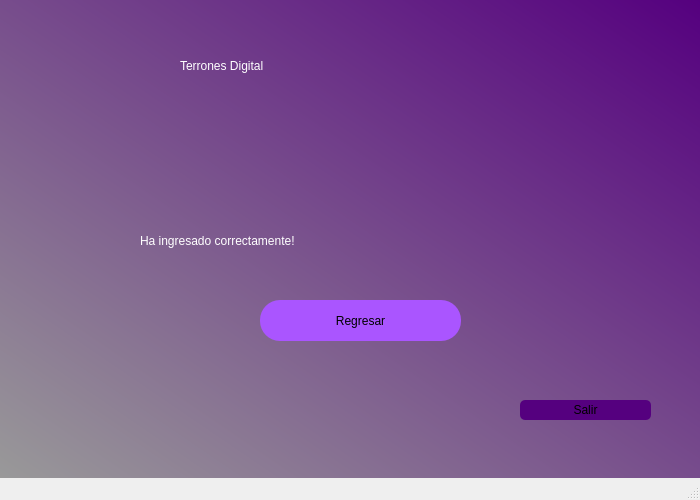
<?xml version="1.0" encoding="UTF-8"?>
<ui version="4.0">
 <class>MainWindow</class>
 <widget class="QMainWindow" name="MainWindow">
  <property name="geometry">
   <rect>
    <x>0</x>
    <y>0</y>
    <width>700</width>
    <height>500</height>
   </rect>
  </property>
  <property name="minimumSize">
   <size>
    <width>700</width>
    <height>500</height>
   </size>
  </property>
  <property name="maximumSize">
   <size>
    <width>700</width>
    <height>500</height>
   </size>
  </property>
  <property name="windowTitle">
   <string>MainWindow</string>
  </property>
  <property name="styleSheet">
   <string notr="true">QWidget#centralwidget{
background-color: qlineargradient(spread:pad, x1:1, y1:0, x2:0, y2:1, stop:0 rgba(85, 0, 127, 255), stop:1 rgba(153, 153, 153, 255));}</string>
  </property>
  <widget class="QWidget" name="centralwidget">
   <widget class="QLabel" name="label">
    <property name="geometry">
     <rect>
      <x>180</x>
      <y>30</y>
      <width>351</width>
      <height>71</height>
     </rect>
    </property>
    <property name="styleSheet">
     <string notr="true">font: 36pt &quot;MS Shell Dlg 2&quot;;
color: white;</string>
    </property>
    <property name="text">
     <string>Terrones Digital</string>
    </property>
   </widget>
   <widget class="QPushButton" name="pushButton">
    <property name="geometry">
     <rect>
      <x>260</x>
      <y>300</y>
      <width>201</width>
      <height>41</height>
     </rect>
    </property>
    <property name="styleSheet">
     <string notr="true">border-radius:20px;
font: 14pt &quot;MS Shell Dlg 2&quot;;
background-color: rgb(170, 85, 255);</string>
    </property>
    <property name="text">
     <string>Regresar</string>
    </property>
   </widget>
   <widget class="QPushButton" name="pushButton_2">
    <property name="geometry">
     <rect>
      <x>520</x>
      <y>400</y>
      <width>131</width>
      <height>20</height>
     </rect>
    </property>
    <property name="styleSheet">
     <string notr="true">border-radius:5px;
background-color: rgb(85, 0, 127);</string>
    </property>
    <property name="text">
     <string>Salir</string>
    </property>
   </widget>
   <widget class="QLabel" name="label_2">
    <property name="geometry">
     <rect>
      <x>140</x>
      <y>210</y>
      <width>471</width>
      <height>61</height>
     </rect>
    </property>
    <property name="styleSheet">
     <string notr="true">font: 26pt &quot;MS Shell Dlg 2&quot;;
color: white;</string>
    </property>
    <property name="text">
     <string>Ha ingresado correctamente!</string>
    </property>
   </widget>
  </widget>
  <widget class="QMenuBar" name="menubar">
   <property name="geometry">
    <rect>
     <x>0</x>
     <y>0</y>
     <width>700</width>
     <height>21</height>
    </rect>
   </property>
  </widget>
  <widget class="QStatusBar" name="statusbar"/>
 </widget>
 <resources/>
 <connections/>
</ui>
